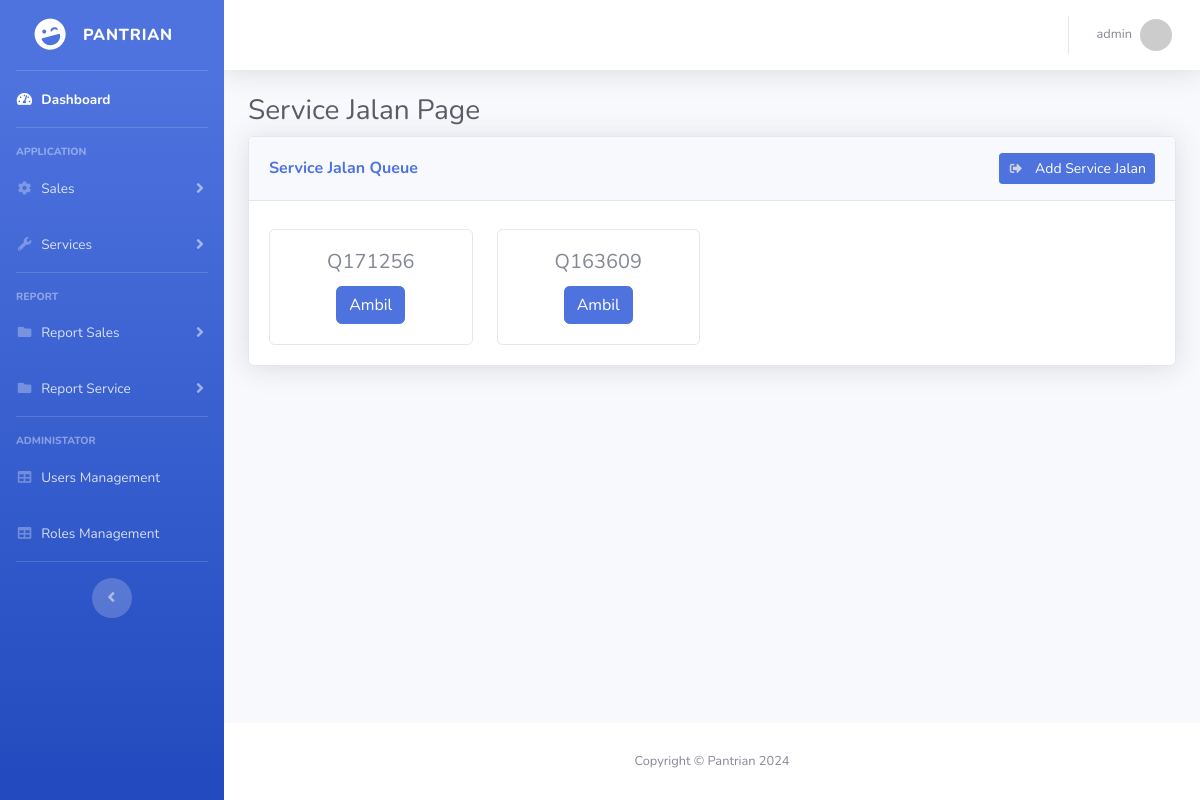
Before: /pages/wservice.php (signed in) with the older database file.
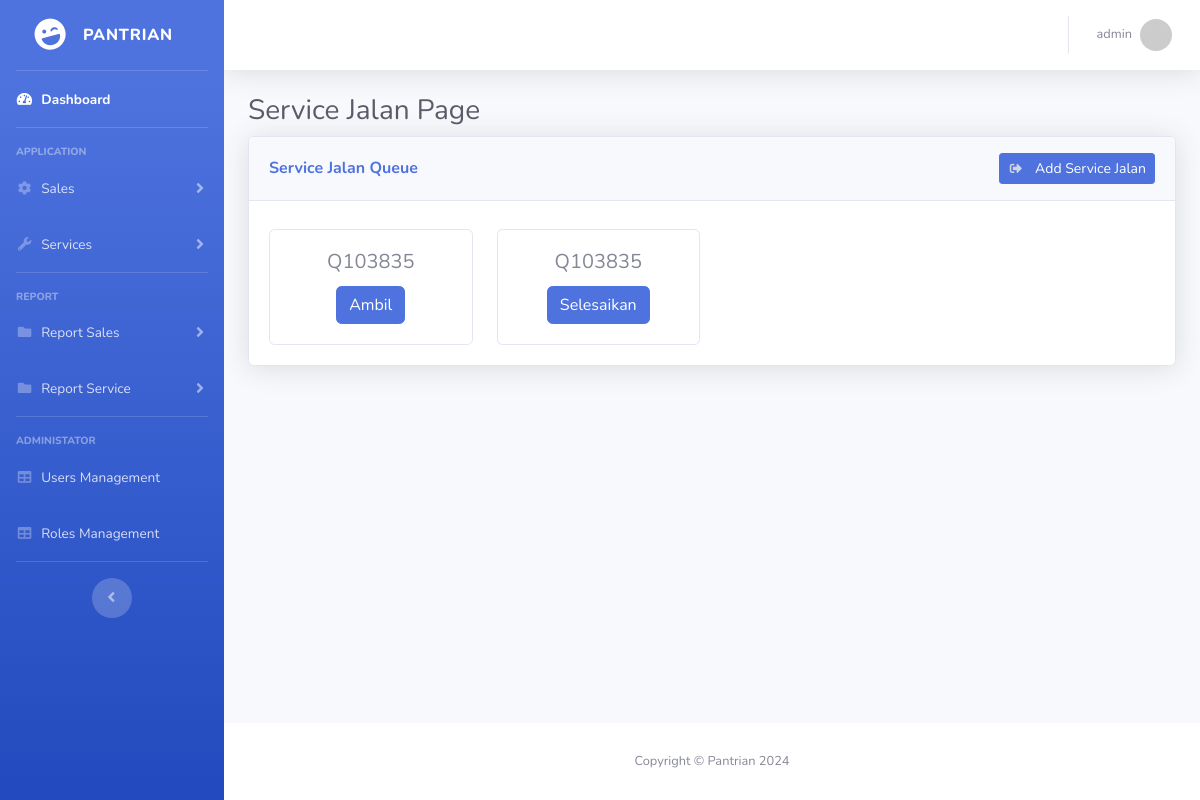
After: the same page with the newer database file.
### tables this page shows
CREATE TABLE `services` (
  `id` int(11) NOT NULL,
  `nama` varchar(255) DEFAULT NULL,
  `nomerhp` varchar(20) DEFAULT NULL,
  `montor` text DEFAULT NULL,
  `user_id` int(11) DEFAULT NULL,
  `service_type` int(11) NOT NULL,
  `status` int(11) NOT NULL,
  `deskripsi` text DEFAULT NULL,
  `total` varchar(255) DEFAULT NULL,
  `codeq` text NOT NULL,
  `created_at` datetime NOT NULL DEFAULT current_timestamp() ON UPDATE current_timestamp()
);

### pages/wservice.php (the view, shortened to what this page needs)
<?php
    $title = "Service Jalan Page";
    require_once("../layout/header.php");
    require_once("../db.php");
    function getServices() {
        global $db;
        $sql = "SELECT * FROM services WHERE status != 1 and status != 2 AND service_type = 2 ORDER BY id DESC";
        $result = $db->query($sql);
        $services = [];
        if ($result->num_rows > 0) {
            while($row = $result->fetch_assoc()) {
                $services[] = $row;
            }
        }
        return $services;
    }
    function getBtnStatus($id, $status, $user_id) {
        if ($status == 0) {
            return '
            <form action="" method="post">
                <input type="hidden" name="id" value="'.$id.'">
                <input type="hidden" name="service_type" value="2">
                <input type="hidden" name="status" value="555">
                <input type="hidden" name="user_id" value="' . $_SESSION['user']['id'] . '">
                <button class="btn btn-primary" name="setqueue" type="submit">Ambil</button>
            </form>
            ';
        } else if ($status == 555 && $user_id != $_SESSION['user']['id']) {
            return '<button class="btn btn-primary">Sudah Diambil</button>';
        } else {
            return '
            <Form action="" method="post">
                <input type="hidden" name="id" value="'.$id.'">
                <input type="hidden" name="service_type" value="2">
                <input type="hidden" name="status" value="1">
                <input type="hidden" name="user_id" value="' . $_SESSION['user']['id'] . '">
                <button class="btn btn-primary" name="setqueue" type="submit">Selesaikan</button>
            </Form>
            ';
        }
    }
?>
    <div id="wrapper">
        <?php require_once("../layout/sidebar.php"); ?>
        <div id="content-wrapper" class="d-flex flex-column">
            <div id="content">
                <?php  require_once("../layout/topbar.php"); ?>
                <div class="container-fluid">
                    <h1 class="h3 mb-2 text-gray-800"><?= $title ?></h1>
                    <div class="card shadow mb-4">
                        <div class="card-header py-3 d-flex justify-content-between">
                            <h6 class="m-0 my-auto font-weight-bold text-primary ">Service Jalan Queue</h6>
                            <form action="" method="post">
                                <button class="btn btn-primary btn-sm" name="addqueue" type="submit">
                                    <i class="fas fa-sign-out-alt fa-sm fa-fw mr-2 text-gray-400"></i>
                                    Add Service Jalan
                                </button>
                            </form>
                        </div>
                        <div class="card-body">
                                <?php
                                    $services = getServices();
                                    if (count($services) == 0) {
                                        echo "<h3 class='text-center'>No Services</h3>";
                                    } else {
                                        echo "<div class='row'>";
                                        foreach ($services as $service) {
                                            echo '
                                            <div class="col-sm-3 mt-2">
                                                <div class="card">
                                                    <div class="card-body">
                                                        <h5 class="card-title text-center">' . $service["codeq"] . '</h5>
                                                        <div class="text-center">
                                                            ' . getBtnStatus($service["id"],$service["status"], $service["user_id"]) . '
                                                        </div>
                                                    </div>
                                                </div>
                                            </div>
                                            ';
                                        }
                                        echo "</div>";
                                    }
                                ?>
                        </div>
                    </div>
                </div>
            </div>
            <?php require_once("../layout/bottombar.php"); ?>
        </div>
        </div>
    <?php
        require_once("../layout/footer.php");
    ?>

Changed rows visible on the page:
no longer on this page (row edited): services: codeq "Q171256"
no longer on this page (row edited): services: codeq "Q163609"
added services: codeq "Q103835"
added services: codeq "Q103835"
